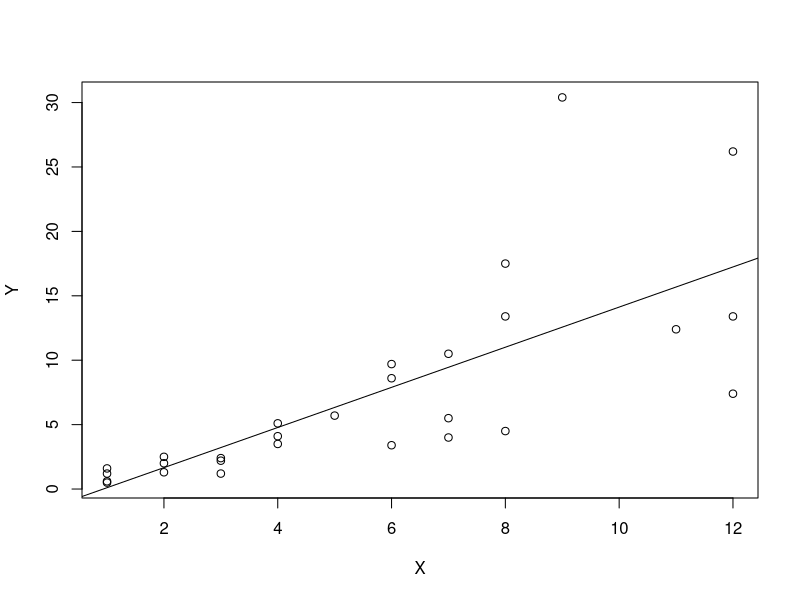
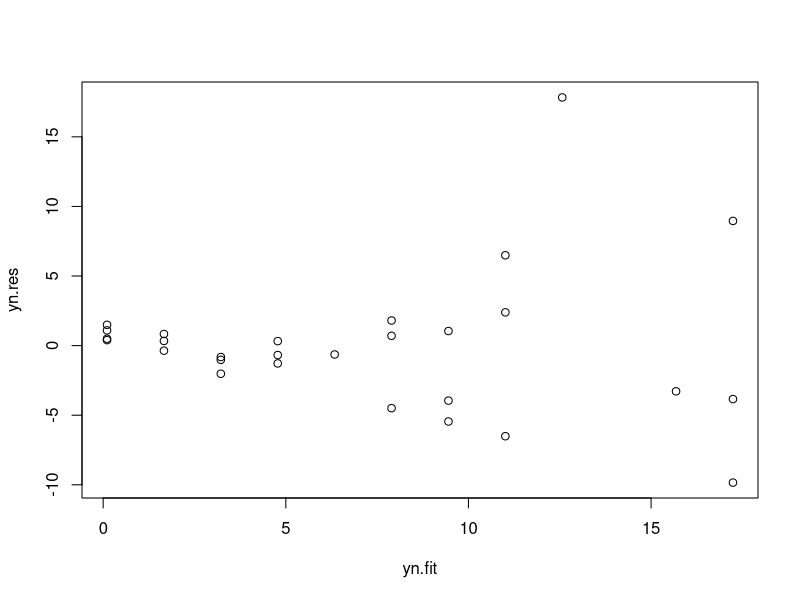
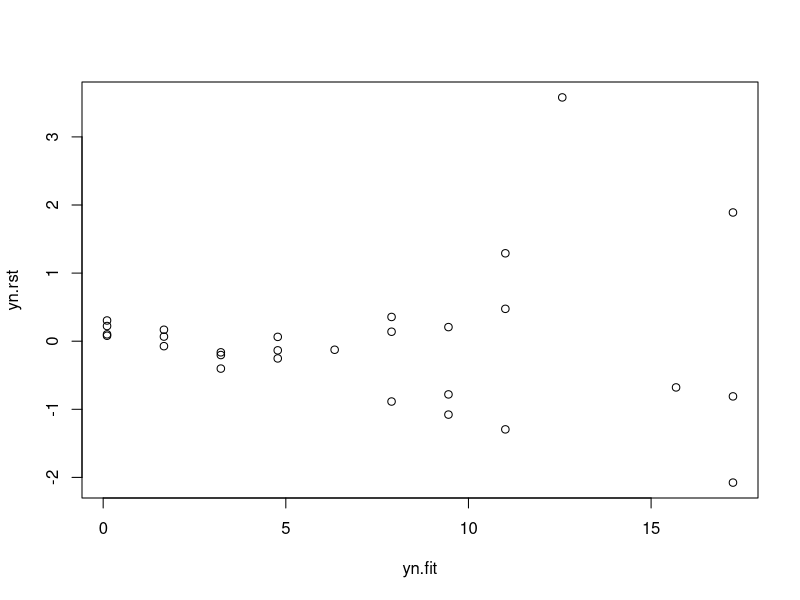
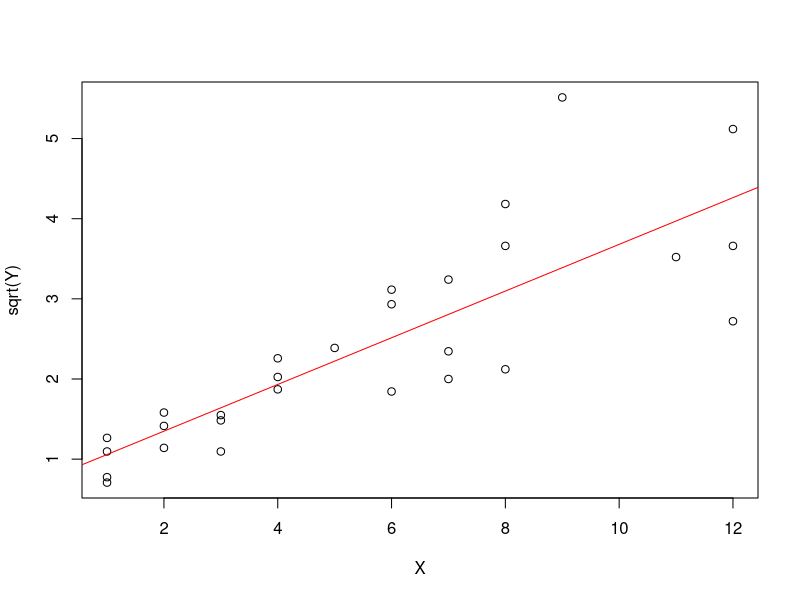
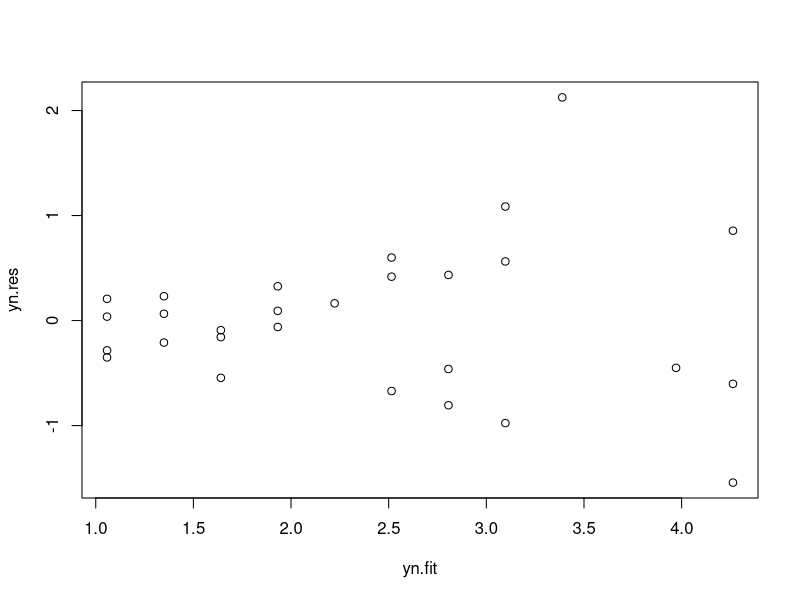
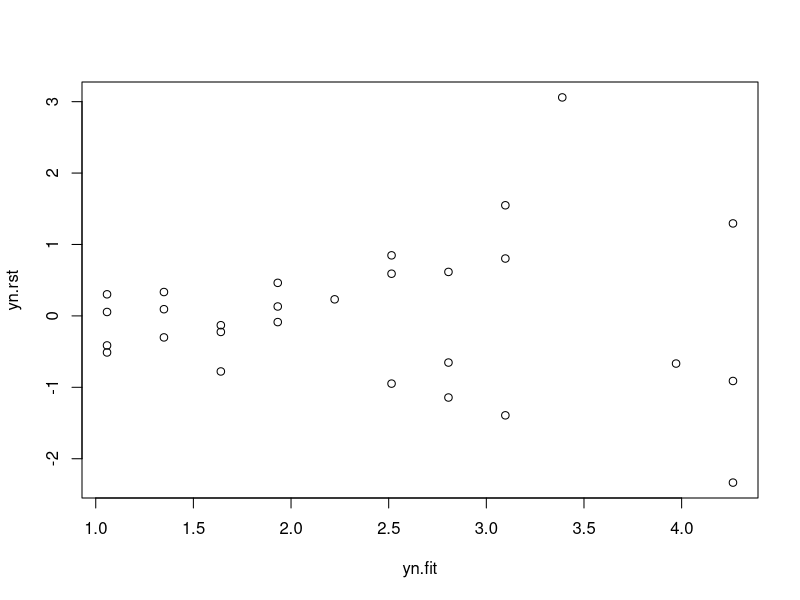

Here is the R script that generated these plots, in order:
## ---- chunk 1
df63=data.frame(
X=c(1,1,1,1,2,2,2,3,3,3,
    4,4,4,5,6,6,6,7,7,7,
    8,8,8,9,11,12,12,12),
Y=c(0.6,1.6,0.5,1.2,2.0,1.3,2.5,2.2,2.4,1.2,
    3.5,4.1,5.1,5.7,3.4,9.7,8.6,4.0,5.5,10.5,
    17.5,13.4,4.5,30.4,12.4,13.4,26.2,7.4)
); df63
## ---- chunk 2
attach(df63)
plot(Y~X)
lm63.sol <- lm(Y ~ 1 + X, data = df63)
print(lm63.sol)
abline(lm63.sol);
## ---- chunk 3
summary(lm63.sol)
## ---- chunk 4
yn.res=resid(lm63.sol); 
yn.rst=rstandard(lm63.sol); 
yn.fit=predict(lm63.sol);
plot(yn.res~yn.fit);
plot(yn.rst~yn.fit);
## ---- chunk 5
shapiro.test(yn.res);
## ---- chunk 6
lm63.new=update(lm63.sol, sqrt(.)~.);
coef(lm63.new);
plot(sqrt(Y)~X);
abline(lm63.new, col="red");
summary(lm63.new);
## ---- chunk 7
yn.res=resid(lm63.new); 
yn.rst=rstandard(lm63.new); 
yn.fit=predict(lm63.new);
plot(yn.res~yn.fit);
plot(yn.rst~yn.fit);
shapiro.test(yn.res);
